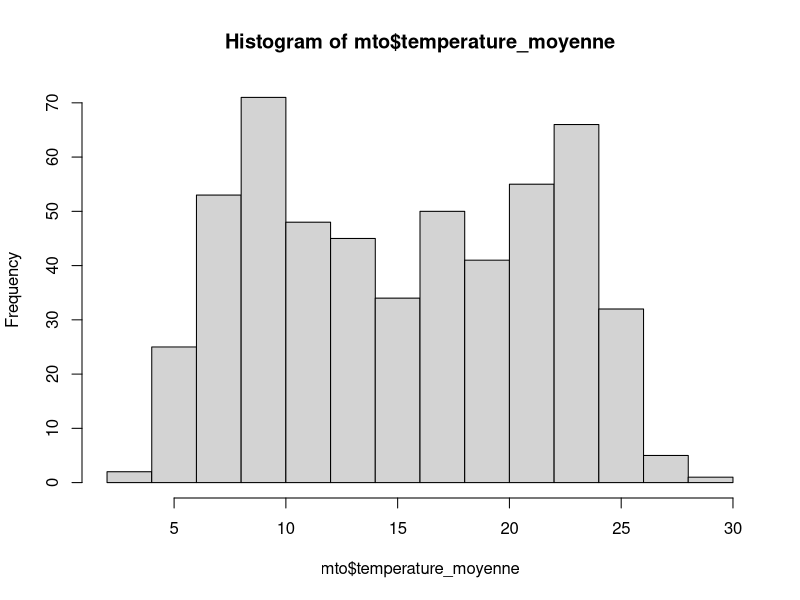
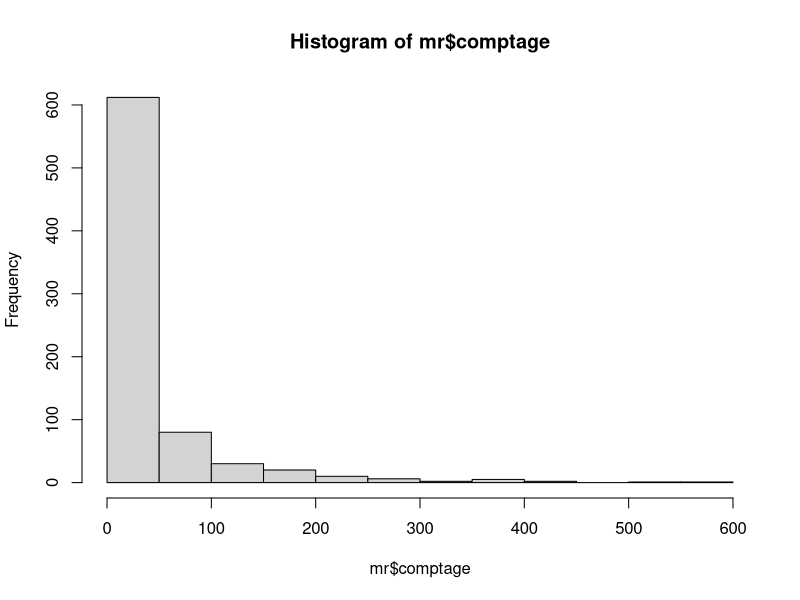
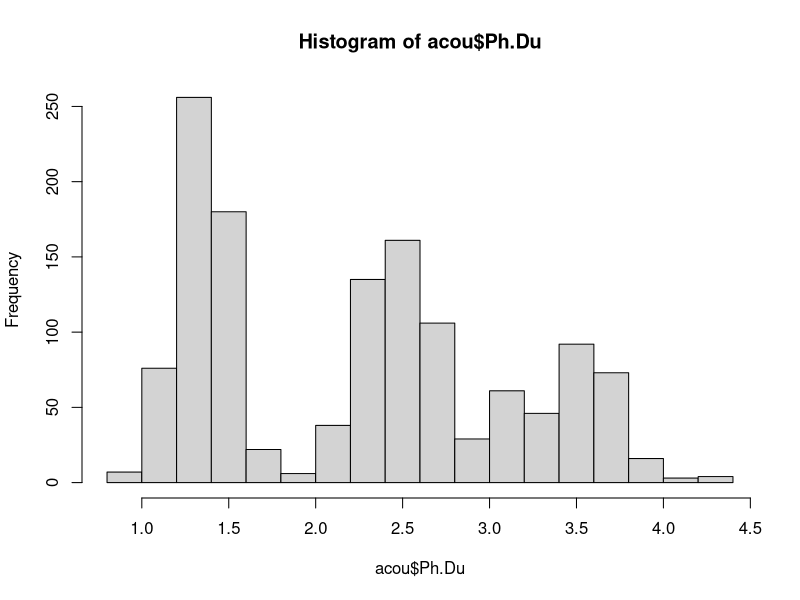
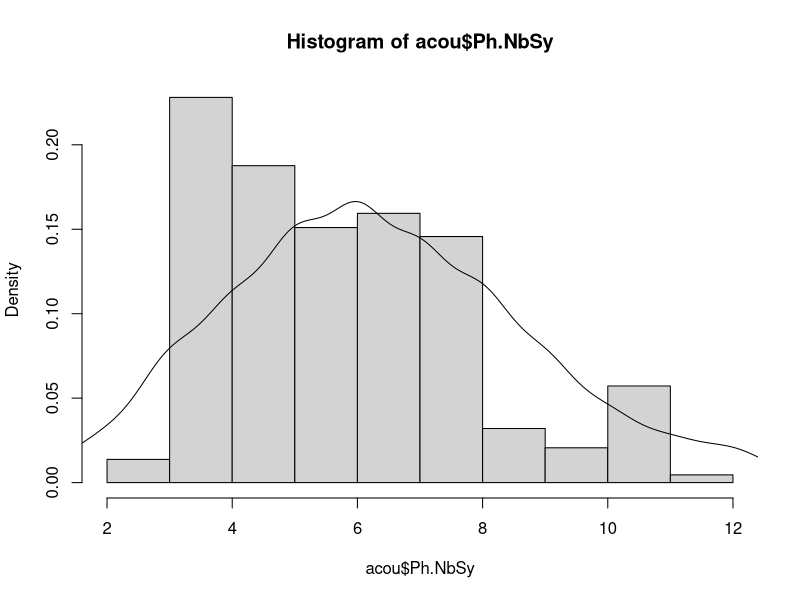
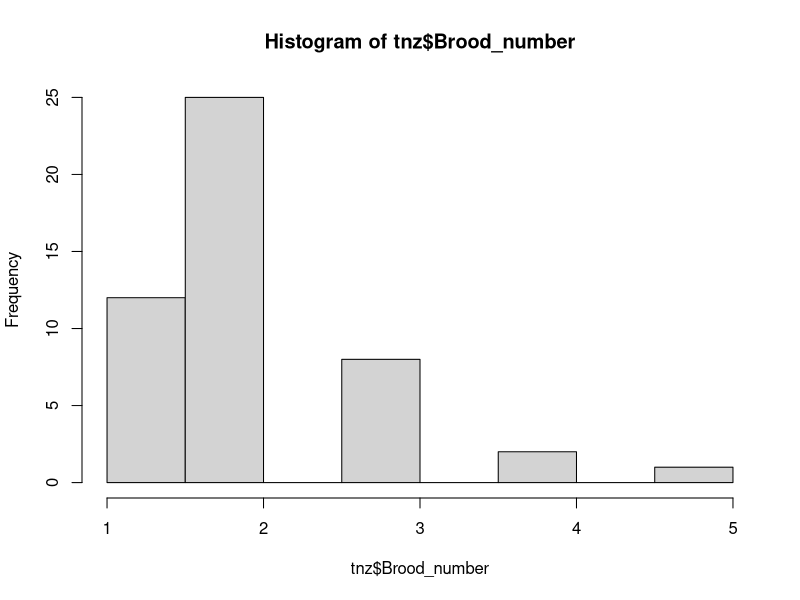
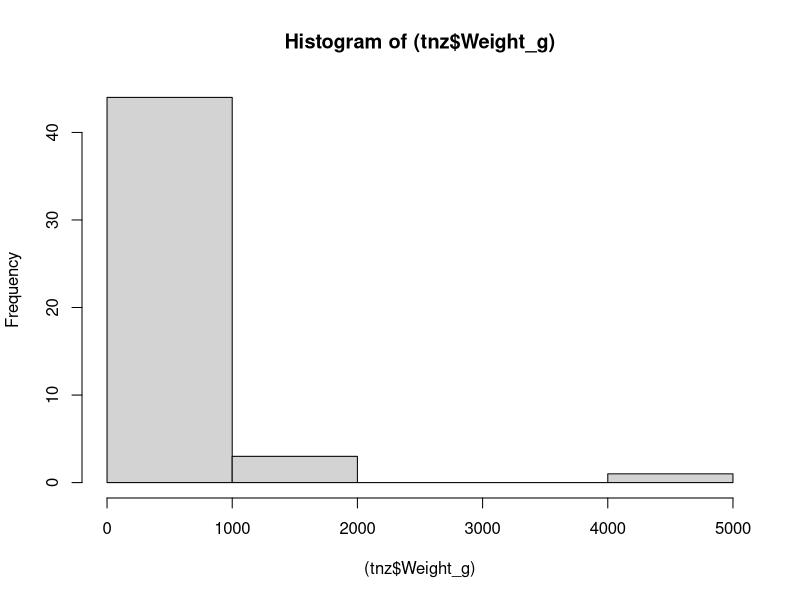
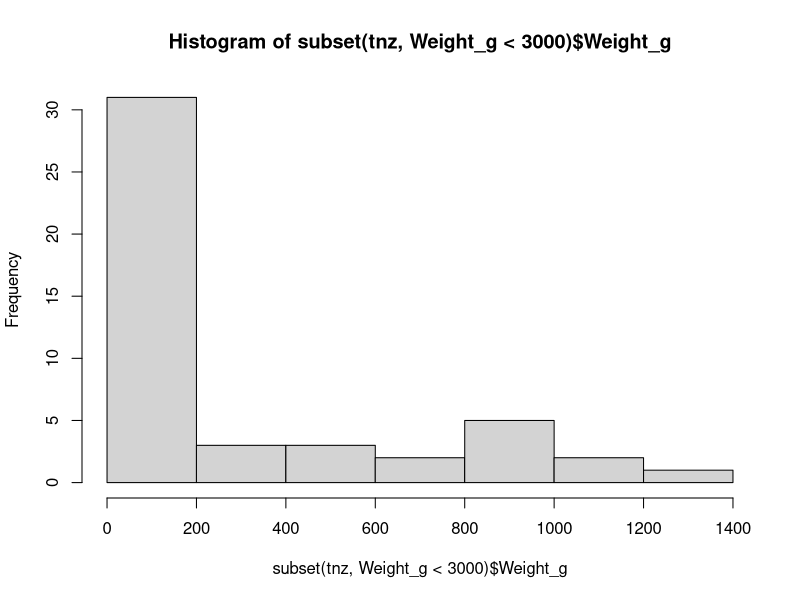
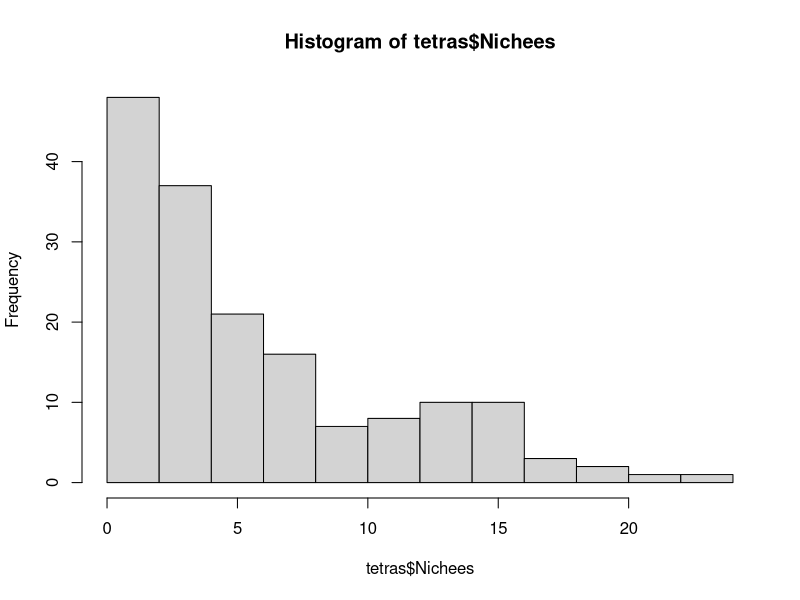

The R source for these figures, in order:
#-----------------------------------------------#
#### Certificat en analyse de données - EPHE ####
#               version 2025                    #
#       séquence pratique du mardi :            #
#       synthèse de données sous R              #
#       distributions de variables              #
#-----------------------------------------------#

## structures d'objets ---------------------------------------------------------

vecteur1 <- c("A","B","Z","J")
matrice1 <- matrix(c(1:21),nrow = 7)

## Filtrage de données sous R --------------------------------------------------

# ouvrir le jeu de données (chemin relatif depuis la racine du projet)

mto <- read.csv("donnees/climat_LR.csv", sep = ";",dec = ",", header = T)

# indexation

mto[2,3]
mto[5,]
mto[,4]

mto[,"temperature_moyenne"]

hist(mto$temperature_moyenne)

# opérations sur les variables

mean(mto$temperature_moyenne)
sd(mto$temperature_moyenne)

tapply(mto$temperature_moyenne, INDEX = mto$POSTE, FUN = mean)
tapply(mto$temperature_moyenne, INDEX = mto$POSTE, FUN = sd)
tapply(mto$temperature_moyenne, INDEX = mto$POSTE, FUN = range)

aggregate(mto[, c("cumul_precip", "temperature_moyenne")],
          by = list(mto$annee), FUN = median)

# filtres de données

subset1 <- subset(mto,POSTE == "Nimes")

t.moy.sup <- subset(mto,temperature_moyenne > mean(temperature_moyenne))

mpl.precip.sup100 <- subset(mto,POSTE =="Montpellier" & cumul_precip>100)

## Lois de distributions - quelques exemples -----------------------------------

mr <- read.table("donnees/mouette_rieuse_hyeres.txt",
                 header = T,
                 sep = "\t")

hist(mr$comptage)

# Exemple 2

acou <- read.csv2("donnees/petrel_acoustique.csv", dec = ".")

hist(acou$Ph.Du)

hist(acou$Ph.NbSy, freq = F)
lines(density(rpois(1000, 6.252479)))

# Exemple 3

tnz <- read.csv2("donnees/traits_oiseaux_NZ.csv", dec = ",")

hist(tnz$Brood_number)
hist((tnz$Weight_g))

hist(subset(tnz, Weight_g < 3000)$Weight_g)

# Exemple 4

tetras <- read.table("donnees/tetras_lyre.txt", header = T, sep = "\t")

hist(tetras$Nichees)
hist(tetras$Nichees / tetras$Poules)

# Exemple 5

bal <- read.table("donnees/baleines.txt", header = T, sep = "\t")
hist(bal$time_z12)
hist(bal$time_z12[bal$time_z12 > 0])

# Exemple 7

bourgeons <- read.table("donnees/phenologie_arbres.txt", header = T, sep = "\t")
hist(bourgeons$bmean)
